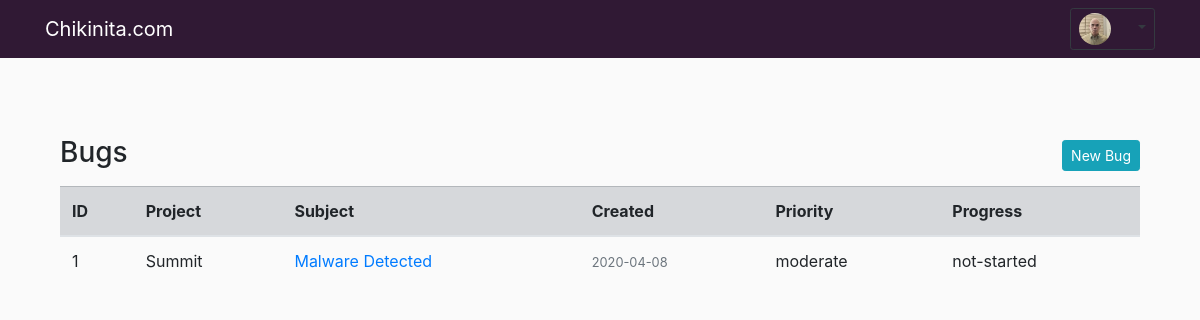
The page /index (signed in) on the database as committed earlier.
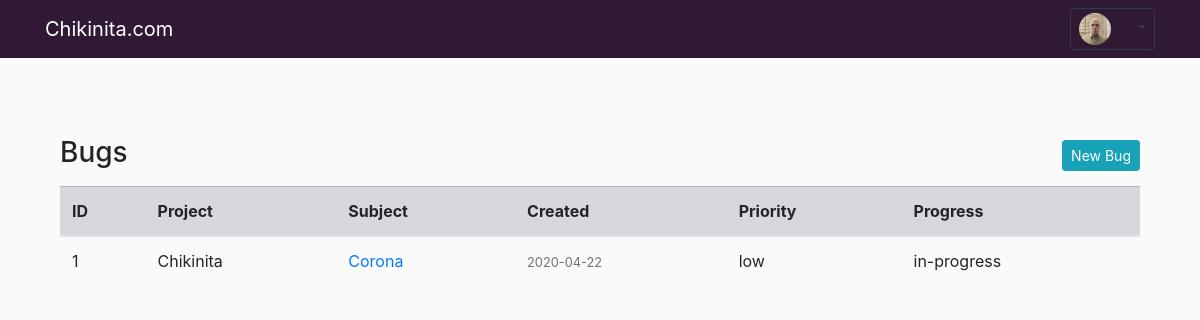
The same page on the database as committed later.
### app/models.py (models this page shows, shortened)
class User(UserMixin, db.Model):
    id = db.Column(db.Integer, primary_key=True)
    username = db.Column(db.String(64), index=True, unique=True)
    email = db.Column(db.String(120), index=True, unique=True)
    image_file = db.Column(db.String(20), nullable=False, default='default.png')
    password_hash = db.Column(db.String(128))
    trackers = db.relationship('Tracker', backref='author', lazy='dynamic')
    last_seen = db.Column(db.DateTime, nullable=True, default=datetime.utcnow)
    def __repr__(self):
        return f"User('{self.username}', '{self.email}', '{self.image_file}, '{self.last_seen}')"

class Tracker(db.Model):
    id = db.Column(db.Integer, primary_key=True)
    project = db.Column(db.String(60), nullable=False)
    subject = db.Column(db.String(140), nullable=False)
    content = db.Column(db.String(300), nullable=False)
    priority = db.Column(db.String(16), nullable=False)
    progress = db.Column(db.String(16), nullable=False)
    date_created = db.Column(db.DateTime, default=datetime.utcnow)
    user_id = db.Column(db.Integer, db.ForeignKey('user.id'))

### app/main/routes.py (the view)
@bp.route("/")
@bp.route("/index")
@login_required
def index():
    track = Tracker.query.all()
    return render_template('index.html', track=track)

### app/main/routes.py (called while the page is built)
@bp.before_request
def before_request():
    if current_user.is_authenticated:
        current_user.last_seen = datetime.utcnow()
        db.session.commit()

### app/models.py (called while the page is built)
@login.user_loader
def load_user(id):
    return User.query.get(int(id))

### app/templates/index.html
{% extends "base.html" %}
{% block content %}
<div class="container">
<div>
  <h3>Bugs
  <a class="btn btn-info btn-sm float-right mt-1 mb-1" href="{{ url_for('main.new_bug') }}">New Bug</a></h3>
</div>
  <table class="table table-hover mt-3">
    <thead class="table table-secondary">
        <tr>
          <th>ID</th>
          <th>Project</th>
          <th>Subject</th>
          <th>Created</th>
          <th>Priority</th>
          <th>Progress</th>
        </tr>
      </thead>
        {% for t in track %}
          {% if t.author == current_user %}
          <tbody>
            <tr>
              <td>{{ t.id }}</td>
              <td>{{ t.project.title() }}</td>
              <td>
                <a class="article-title" href="{{ url_for('main.bug', track_id=t.id) }}">
                {{ t.subject.title() }}</a>
              </td>
              <td>
                <small class="text-muted">{{ t.date_created.strftime('%Y-%m-%d') }}</small>
              </td>
              <td>{{ t.priority }}</td>
              <td>{{ t.progress }}</td>
            {% endif %}
            {% endfor %}
    </tbody>
  </table>
</div>
{% endblock content %}

### app/templates/base.html (shortened to what this page needs)
<!DOCTYPE html>
<html lang="en">
<head>
  <link rel="stylesheet" href="https://maxcdn.bootstrapcdn.com/bootstrap/4.4.1/css/bootstrap.min.css">
  <link href="{{ url_for('static', filename='main.css') }}" rel="stylesheet">
</head>
<body>
  <nav class="navbar navbar-expand-lg navbar-dark bg-dark_purple fixed-top">
    <div class="container">
      <a class="navbar-brand" href="{{ url_for('main.index') }}">Chikinita.com</a>
        {% if current_user.is_anonymous %}
        {% else %}
          <div class="dropdown">
            <button type="button" class="btn dropdown-toggle btn-sm btn-outline-dark" data-toggle="dropdown">
            <img class="rounded-circle small-image img-fluid"
            src="{{ url_for('static', filename='profile_pics/' + current_user.image_file) }}">
            <span class="sr-only">(current)</span></button>
          </div>
        {% endif %}
      </nav>
<div class="container">
  {% block content %}
  {% endblock %}
</div>
    </body>
    </html>

### app/static/main.css (style rules this page uses)
body { padding-top: 56px; background-color: #fafafa; margin-top: 5rem; font-size: 1em; }
.bg-dark_purple { background-color: #301934; }
.small-image { height: 32px; width: 32px; margin-right: 20px; vertical-align: middle; }

Rows that differ between the two databases and show on the page:
changed Tracker id 1: project "Summit" → "Chikinita"; subject "Malware Detected" → "Corona"; date_created "2020-04-08" → "2020-04-22"; priority "moderate" → "low"; progress "not-started" → "in-progress"
